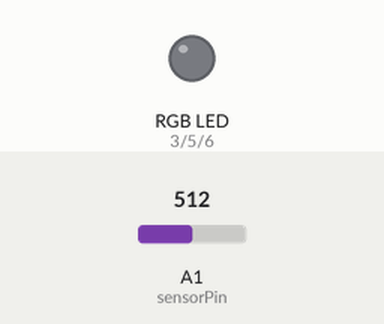
Recording of a sketch running on a simulated Arduino Uno, built with avr-gcc and run on an emulated ATmega328P. Parts: an RGB LED mixed from three pins (HIGH = lit). Inputs (shaded band) come from the test bench; at power-on: A1 (sensorPin) = 512. Dim RGB values are drawn brighter than linear.

Above: at 1.2 s.
1.3 s: A1 (sensorPin) set to 606
2.8 s: A1 (sensorPin) set to 628
At 4.2 s:
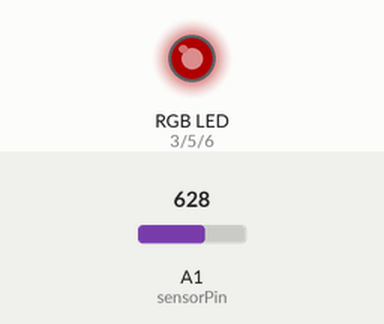
4.5 s: A1 (sensorPin) set to 716
At 5.5 s:
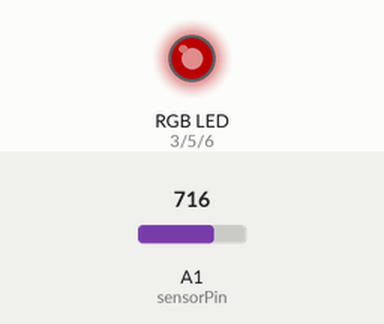
Timing chart, 0 to 7.5 s (numbered marks = the images above; inputs shaded):
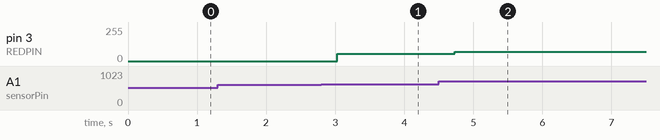

The sketch:

sketch_dec17c.ino
```cpp
#include <arduinoFFT.h>

#define sensorPin A1
#define REDPIN 3
#define BLUEPIN 6
#define GREENPIN 5

#define SAMPLES 64             //Must be a power of 2
#define SAMPLING_FREQUENCY 1000 //Hz, must be less than 10000 due to ADC

#define Rrange 12 // SAMPLES/3 (more or less)
#define Grange 6
#define Brange 13

arduinoFFT FFT = arduinoFFT();

unsigned int sampling_period_us;
unsigned long microseconds; // current time since the Arduino board started

double vReal[SAMPLES];
double vImag[SAMPLES];

double Rmodule = 0;
double Gmodule = 0;
double Bmodule = 0;

int Rvalue = 0;
int Gvalue = 0;
int Bvalue = 0;

void setup() {
  Serial.begin(115200); // open the serial port at 115200 bps:
  sampling_period_us = round(1000000*(1.0/SAMPLING_FREQUENCY));

  pinMode(sensorPin, INPUT);
  pinMode(REDPIN, OUTPUT);
  pinMode(GREENPIN, OUTPUT);
  pinMode(BLUEPIN, OUTPUT);
}

void loop() {/*SAMPLING*/

  for(int i=0; i<SAMPLES; i++)
  {
    microseconds = micros(); //Overflows after around 70 minutes
    vReal[i] = analogRead(sensorPin) - 508; // 508 is silence value by default (can be different on other hardware)
    vImag[i] = 0;

    // remove interferences
    if(vReal[i] >= -2 && vReal[i] <= 2) {
      vReal[i] = 0;
    }

    // We take sampling_period_us microseconds to read the next sample
    while(micros() < (microseconds + sampling_period_us)) {
    }

  }
  /*FFT*/

   FFT.Windowing(vReal, SAMPLES, FFT_WIN_TYP_HAMMING, FFT_FORWARD);
   FFT.Compute(vReal, vImag, SAMPLES, FFT_FORWARD);
   FFT.ComplexToMagnitude(vReal, vImag, SAMPLES);

   Rvalue = 0;
   Gvalue = 0;
   Bvalue = 0;

   Rmodule = 0;
   Gmodule = 0;
   Bmodule = 0;

   /* MODULES of the frequency vectors computed */
   for(int i=1; i < SAMPLES/2; i++)
   {
    double a = vReal[i] * 2;//pow(vReal[i], 2);
    double b = vImag[i] * 2;//pow(vImag[i], 2); // Now we assign each frequency value to its corresponding light range:
    if(i <= Rrange) Rmodule += sqrt(a + b);
    else if(i >= (Rrange+1) && i <= (Rrange+Grange)) Gmodule += sqrt(a + b);
    else Bmodule += sqrt(a + b);
  }

  // Mean values of the modules of each interval:
  //Rmodule /= Rrange;
  //Gmodule /= Grange;
  //Bmodule /= Brange;/* Giving more INTENSITY to the most DOMINANT frequencies (and reducing the rest):*/
  /*if((Rmodule > Gmodule) && (Gmodule > Bmodule)){
    Rmodule *= 1.5;
    Gmodule *= 0.5;
    Bmodule *= 0.5;
    }
   else if((Bmodule > Rmodule)&& (Bmodule > Gmodule)){
    Bmodule *= 1.5;
    Gmodule *= 0.2;
    Rmodule *= 0.2;
    }
   else if((Gmodule > Bmodule) && (Gmodule > Rmodule)){
    Gmodule *= 1.5;
    Rmodule *= 0.2;
    Bmodule *= 0.2;
  }  */

  Rvalue = 255 * convBrightness(Rmodule);
  Gvalue = 255 * convBrightness(Gmodule);
  Bvalue = 255 * convBrightness(Bmodule);


  if(Rvalue > 140 && Gvalue > 140 && Bvalue > 140) {
    Serial.print("HIGH ");
    Serial.println(Bvalue);
    analogWrite(BLUEPIN, Bvalue * 1.6);
    analogWrite(REDPIN, Rvalue / 1.8);
    analogWrite(GREENPIN, Gvalue / 1.8);
  }
  else if ((Rvalue < 90 && Gvalue < 90 && Bvalue < 90) && (Rvalue > 3 && Gvalue > 3 && Bvalue > 3)) {
    Serial.print("LOW ");
    Serial.println(Rvalue);
    analogWrite(REDPIN, Rvalue / 1.5);
    analogWrite(GREENPIN, Gvalue / 1.5);
    analogWrite(BLUEPIN, Bvalue / 1.5);
  }
  else {
    //Serial.print("Common ");
    //Serial.println(Rvalue);
    analogWrite(REDPIN, Rvalue); // try analog
    analogWrite(GREENPIN, Gvalue);
    analogWrite(BLUEPIN, Bvalue);
  }

  Rvalue = 0;
  Gvalue = 0;
  Bvalue = 0;

  delay(25);
 }

 double convBrightness(double b) {
  double c = b / 400; // The maximun intensity value in theory is 31713 (but we are never having the volume that high)
  if( c < 0.2 ) c = 0;
  else if(c > 1) c = 1.00;  return c;
}
```

Measured:
- the behaviour switches between 615 and 616 on A1 (sensorPin) (found by bisection; images 0 and 1)
- after the input at 1.3 s, every drawn part: stays the same
- after the input at 2.8 s, pin 3 (REDPIN): 0/255 → 53/255 after 0.23 s
- after the input at 4.5 s, pin 3 (REDPIN): 53/255 → 70/255 after 0.23 s
